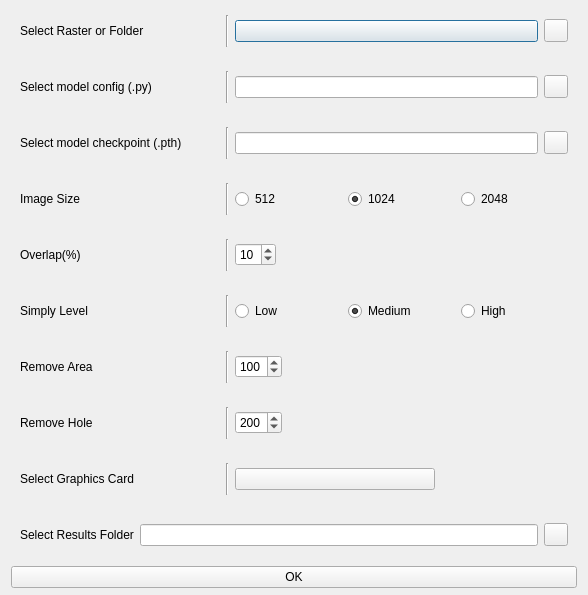
<?xml version="1.0" encoding="UTF-8"?>
<ui version="4.0">
 <class>customSegDialog</class>
 <widget class="QDialog" name="customSegDialog">
  <property name="geometry">
   <rect>
    <x>0</x>
    <y>0</y>
    <width>588</width>
    <height>595</height>
   </rect>
  </property>
  <property name="windowTitle">
   <string>custom Segment Setting</string>
  </property>
  <layout class="QVBoxLayout" name="verticalLayout">
   <property name="spacing">
    <number>6</number>
   </property>
   <property name="topMargin">
    <number>6</number>
   </property>
   <property name="bottomMargin">
    <number>7</number>
   </property>
   <item>
    <widget class="CardWidget" name="CardWidget_4">
     <property name="layoutDirection">
      <enum>Qt::LeftToRight</enum>
     </property>
     <layout class="QHBoxLayout" name="horizontalLayout_5">
      <item>
       <widget class="BodyLabel" name="selectRasterLabel">
        <property name="sizePolicy">
         <sizepolicy hsizetype="Fixed" vsizetype="Preferred">
          <horstretch>0</horstretch>
          <verstretch>0</verstretch>
         </sizepolicy>
        </property>
        <property name="minimumSize">
         <size>
          <width>200</width>
          <height>0</height>
         </size>
        </property>
        <property name="text">
         <string>Select Raster or Folder</string>
        </property>
       </widget>
      </item>
      <item>
       <widget class="Line" name="line">
        <property name="orientation">
         <enum>Qt::Vertical</enum>
        </property>
       </widget>
      </item>
      <item>
       <widget class="ComboBox" name="inputComboBox">
        <property name="sizePolicy">
         <sizepolicy hsizetype="Expanding" vsizetype="Fixed">
          <horstretch>0</horstretch>
          <verstretch>0</verstretch>
         </sizepolicy>
        </property>
       </widget>
      </item>
      <item>
       <widget class="ToolButton" name="selectInputFilePB"/>
      </item>
     </layout>
    </widget>
   </item>
   <item>
    <widget class="CardWidget" name="CardWidget_9">
     <property name="layoutDirection">
      <enum>Qt::LeftToRight</enum>
     </property>
     <layout class="QHBoxLayout" name="horizontalLayout_10">
      <item>
       <widget class="BodyLabel" name="selectConfigLabel">
        <property name="sizePolicy">
         <sizepolicy hsizetype="Fixed" vsizetype="Preferred">
          <horstretch>0</horstretch>
          <verstretch>0</verstretch>
         </sizepolicy>
        </property>
        <property name="minimumSize">
         <size>
          <width>200</width>
          <height>0</height>
         </size>
        </property>
        <property name="text">
         <string>Select model config (.py)</string>
        </property>
       </widget>
      </item>
      <item>
       <widget class="Line" name="line_8">
        <property name="orientation">
         <enum>Qt::Vertical</enum>
        </property>
       </widget>
      </item>
      <item>
       <widget class="LineEdit" name="selectConfigLE"/>
      </item>
      <item>
       <widget class="ToolButton" name="selectConfigPb"/>
      </item>
     </layout>
    </widget>
   </item>
   <item>
    <widget class="CardWidget" name="CardWidget_10">
     <property name="layoutDirection">
      <enum>Qt::LeftToRight</enum>
     </property>
     <layout class="QHBoxLayout" name="horizontalLayout_11">
      <item>
       <widget class="BodyLabel" name="selectCheckpointLabel">
        <property name="sizePolicy">
         <sizepolicy hsizetype="Fixed" vsizetype="Preferred">
          <horstretch>0</horstretch>
          <verstretch>0</verstretch>
         </sizepolicy>
        </property>
        <property name="minimumSize">
         <size>
          <width>200</width>
          <height>0</height>
         </size>
        </property>
        <property name="text">
         <string>Select model checkpoint (.pth)</string>
        </property>
       </widget>
      </item>
      <item>
       <widget class="Line" name="line_9">
        <property name="orientation">
         <enum>Qt::Vertical</enum>
        </property>
       </widget>
      </item>
      <item>
       <widget class="LineEdit" name="selectCheckpointLE"/>
      </item>
      <item>
       <widget class="ToolButton" name="selectCheckpointPb"/>
      </item>
     </layout>
    </widget>
   </item>
   <item>
    <widget class="CardWidget" name="CardWidget_2">
     <layout class="QHBoxLayout" name="horizontalLayout_2">
      <item>
       <widget class="BodyLabel" name="BodyLabel_2">
        <property name="sizePolicy">
         <sizepolicy hsizetype="Fixed" vsizetype="Preferred">
          <horstretch>0</horstretch>
          <verstretch>0</verstretch>
         </sizepolicy>
        </property>
        <property name="minimumSize">
         <size>
          <width>200</width>
          <height>0</height>
         </size>
        </property>
        <property name="text">
         <string>Image Size</string>
        </property>
       </widget>
      </item>
      <item>
       <widget class="Line" name="line_2">
        <property name="orientation">
         <enum>Qt::Vertical</enum>
        </property>
       </widget>
      </item>
      <item>
       <widget class="RadioButton" name="imgSizeRb_512">
        <property name="text">
         <string>512</string>
        </property>
        <property name="checked">
         <bool>false</bool>
        </property>
        <attribute name="buttonGroup">
         <string notr="true">imgSizeButtonGroup</string>
        </attribute>
       </widget>
      </item>
      <item>
       <widget class="RadioButton" name="imgSizeRb_1024">
        <property name="text">
         <string>1024</string>
        </property>
        <property name="checked">
         <bool>true</bool>
        </property>
        <attribute name="buttonGroup">
         <string notr="true">imgSizeButtonGroup</string>
        </attribute>
       </widget>
      </item>
      <item>
       <widget class="RadioButton" name="imgSizeRb_2048">
        <property name="text">
         <string>2048</string>
        </property>
        <attribute name="buttonGroup">
         <string notr="true">imgSizeButtonGroup</string>
        </attribute>
       </widget>
      </item>
     </layout>
    </widget>
   </item>
   <item>
    <widget class="CardWidget" name="CardWidget_3">
     <layout class="QHBoxLayout" name="horizontalLayout_4">
      <item>
       <widget class="BodyLabel" name="BodyLabel_3">
        <property name="sizePolicy">
         <sizepolicy hsizetype="Fixed" vsizetype="Preferred">
          <horstretch>0</horstretch>
          <verstretch>0</verstretch>
         </sizepolicy>
        </property>
        <property name="minimumSize">
         <size>
          <width>200</width>
          <height>0</height>
         </size>
        </property>
        <property name="text">
         <string>Overlap(%)</string>
        </property>
       </widget>
      </item>
      <item>
       <widget class="Line" name="line_3">
        <property name="orientation">
         <enum>Qt::Vertical</enum>
        </property>
       </widget>
      </item>
      <item>
       <widget class="SpinBox" name="overlapSpinBox">
        <property name="readOnly">
         <bool>false</bool>
        </property>
        <property name="minimum">
         <number>5</number>
        </property>
        <property name="maximum">
         <number>40</number>
        </property>
        <property name="singleStep">
         <number>5</number>
        </property>
        <property name="value">
         <number>10</number>
        </property>
       </widget>
      </item>
      <item>
       <spacer name="horizontalSpacer">
        <property name="orientation">
         <enum>Qt::Horizontal</enum>
        </property>
        <property name="sizeHint" stdset="0">
         <size>
          <width>40</width>
          <height>20</height>
         </size>
        </property>
       </spacer>
      </item>
     </layout>
    </widget>
   </item>
   <item>
    <widget class="CardWidget" name="CardWidget_5">
     <layout class="QHBoxLayout" name="horizontalLayout_6">
      <item>
       <widget class="BodyLabel" name="BodyLabel_5">
        <property name="sizePolicy">
         <sizepolicy hsizetype="Fixed" vsizetype="Preferred">
          <horstretch>0</horstretch>
          <verstretch>0</verstretch>
         </sizepolicy>
        </property>
        <property name="minimumSize">
         <size>
          <width>200</width>
          <height>0</height>
         </size>
        </property>
        <property name="text">
         <string>Simply Level</string>
        </property>
       </widget>
      </item>
      <item>
       <widget class="Line" name="line_4">
        <property name="orientation">
         <enum>Qt::Vertical</enum>
        </property>
       </widget>
      </item>
      <item>
       <widget class="RadioButton" name="simplyRb_low">
        <property name="text">
         <string>Low</string>
        </property>
        <attribute name="buttonGroup">
         <string notr="true">simplyButtonGroup</string>
        </attribute>
       </widget>
      </item>
      <item>
       <widget class="RadioButton" name="simplyRb_mid">
        <property name="text">
         <string>Medium</string>
        </property>
        <property name="checked">
         <bool>true</bool>
        </property>
        <attribute name="buttonGroup">
         <string notr="true">simplyButtonGroup</string>
        </attribute>
       </widget>
      </item>
      <item>
       <widget class="RadioButton" name="simplyRb_high">
        <property name="text">
         <string>High</string>
        </property>
        <attribute name="buttonGroup">
         <string notr="true">simplyButtonGroup</string>
        </attribute>
       </widget>
      </item>
     </layout>
    </widget>
   </item>
   <item>
    <widget class="CardWidget" name="CardWidget_6">
     <layout class="QHBoxLayout" name="horizontalLayout_7">
      <item>
       <widget class="BodyLabel" name="BodyLabel_6">
        <property name="sizePolicy">
         <sizepolicy hsizetype="Fixed" vsizetype="Preferred">
          <horstretch>0</horstretch>
          <verstretch>0</verstretch>
         </sizepolicy>
        </property>
        <property name="minimumSize">
         <size>
          <width>200</width>
          <height>0</height>
         </size>
        </property>
        <property name="text">
         <string>Remove Area</string>
        </property>
       </widget>
      </item>
      <item>
       <widget class="Line" name="line_5">
        <property name="orientation">
         <enum>Qt::Vertical</enum>
        </property>
       </widget>
      </item>
      <item>
       <widget class="SpinBox" name="removeAreaSpinBox">
        <property name="readOnly">
         <bool>false</bool>
        </property>
        <property name="minimum">
         <number>10</number>
        </property>
        <property name="maximum">
         <number>500</number>
        </property>
        <property name="singleStep">
         <number>50</number>
        </property>
        <property name="value">
         <number>100</number>
        </property>
       </widget>
      </item>
      <item>
       <spacer name="horizontalSpacer_2">
        <property name="orientation">
         <enum>Qt::Horizontal</enum>
        </property>
        <property name="sizeHint" stdset="0">
         <size>
          <width>40</width>
          <height>20</height>
         </size>
        </property>
       </spacer>
      </item>
     </layout>
    </widget>
   </item>
   <item>
    <widget class="CardWidget" name="CardWidget_7">
     <layout class="QHBoxLayout" name="horizontalLayout_8">
      <item>
       <widget class="BodyLabel" name="BodyLabel_7">
        <property name="sizePolicy">
         <sizepolicy hsizetype="Fixed" vsizetype="Preferred">
          <horstretch>0</horstretch>
          <verstretch>0</verstretch>
         </sizepolicy>
        </property>
        <property name="minimumSize">
         <size>
          <width>200</width>
          <height>0</height>
         </size>
        </property>
        <property name="text">
         <string>Remove Hole</string>
        </property>
       </widget>
      </item>
      <item>
       <widget class="Line" name="line_6">
        <property name="orientation">
         <enum>Qt::Vertical</enum>
        </property>
       </widget>
      </item>
      <item>
       <widget class="SpinBox" name="removeHoleSpinBox">
        <property name="readOnly">
         <bool>false</bool>
        </property>
        <property name="minimum">
         <number>10</number>
        </property>
        <property name="maximum">
         <number>500</number>
        </property>
        <property name="singleStep">
         <number>50</number>
        </property>
        <property name="value">
         <number>200</number>
        </property>
       </widget>
      </item>
      <item>
       <spacer name="horizontalSpacer_3">
        <property name="orientation">
         <enum>Qt::Horizontal</enum>
        </property>
        <property name="sizeHint" stdset="0">
         <size>
          <width>40</width>
          <height>20</height>
         </size>
        </property>
       </spacer>
      </item>
     </layout>
    </widget>
   </item>
   <item>
    <widget class="CardWidget" name="CardWidget_8">
     <layout class="QHBoxLayout" name="horizontalLayout_9">
      <item>
       <widget class="BodyLabel" name="BodyLabel_8">
        <property name="sizePolicy">
         <sizepolicy hsizetype="Fixed" vsizetype="Preferred">
          <horstretch>0</horstretch>
          <verstretch>0</verstretch>
         </sizepolicy>
        </property>
        <property name="minimumSize">
         <size>
          <width>200</width>
          <height>0</height>
         </size>
        </property>
        <property name="text">
         <string>Select Graphics Card</string>
        </property>
       </widget>
      </item>
      <item>
       <widget class="Line" name="line_7">
        <property name="orientation">
         <enum>Qt::Vertical</enum>
        </property>
       </widget>
      </item>
      <item>
       <widget class="ComboBox" name="selectGpuComboBox">
        <property name="minimumSize">
         <size>
          <width>200</width>
          <height>0</height>
         </size>
        </property>
       </widget>
      </item>
      <item>
       <spacer name="horizontalSpacer_4">
        <property name="orientation">
         <enum>Qt::Horizontal</enum>
        </property>
        <property name="sizeHint" stdset="0">
         <size>
          <width>40</width>
          <height>20</height>
         </size>
        </property>
       </spacer>
      </item>
     </layout>
    </widget>
   </item>
   <item>
    <widget class="CardWidget" name="CardWidget">
     <property name="layoutDirection">
      <enum>Qt::LeftToRight</enum>
     </property>
     <layout class="QHBoxLayout" name="horizontalLayout">
      <item>
       <widget class="BodyLabel" name="BodyLabel_4">
        <property name="text">
         <string>Select Results Folder</string>
        </property>
       </widget>
      </item>
      <item>
       <widget class="LineEdit" name="saveLE"/>
      </item>
      <item>
       <widget class="ToolButton" name="selectSaveFilePB"/>
      </item>
     </layout>
    </widget>
   </item>
   <item>
    <widget class="PushButton" name="runPB">
     <property name="text">
      <string>OK</string>
     </property>
    </widget>
   </item>
  </layout>
 </widget>
 <customwidgets>
  <customwidget>
   <class>ComboBox</class>
   <extends>QPushButton</extends>
   <header>qfluentwidgets</header>
  </customwidget>
  <customwidget>
   <class>PushButton</class>
   <extends>QPushButton</extends>
   <header>qfluentwidgets</header>
  </customwidget>
  <customwidget>
   <class>ToolButton</class>
   <extends>QToolButton</extends>
   <header>qfluentwidgets</header>
  </customwidget>
  <customwidget>
   <class>RadioButton</class>
   <extends>QRadioButton</extends>
   <header>qfluentwidgets</header>
  </customwidget>
  <customwidget>
   <class>CardWidget</class>
   <extends>QFrame</extends>
   <header>qfluentwidgets</header>
   <container>1</container>
  </customwidget>
  <customwidget>
   <class>BodyLabel</class>
   <extends>QLabel</extends>
   <header>qfluentwidgets</header>
  </customwidget>
  <customwidget>
   <class>LineEdit</class>
   <extends>QLineEdit</extends>
   <header>qfluentwidgets</header>
  </customwidget>
  <customwidget>
   <class>SpinBox</class>
   <extends>QSpinBox</extends>
   <header>qfluentwidgets</header>
  </customwidget>
 </customwidgets>
 <resources/>
 <connections/>
 <buttongroups>
  <buttongroup name="simplyButtonGroup"/>
  <buttongroup name="imgSizeButtonGroup"/>
 </buttongroups>
</ui>
